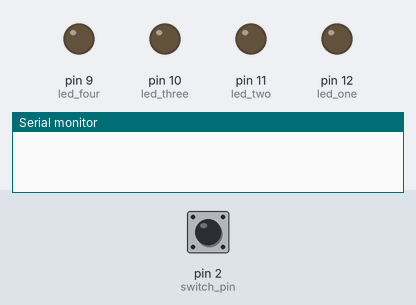
A sketch run on a simulated Arduino Uno, built with avr-gcc and run on an emulated ATmega328P. On the bench: output pins drawn as LEDs (lit = HIGH), the last lines printed to the serial monitor. Dashed ring = blinking. The inputs (shaded band) are chosen by the test bench; at power-on: pin 2 (switch_pin) HIGH.

Above: at 1.2 s.
1.3 s: pin 2 (switch_pin) pulled LOW for 0.15 s
At 1.56 s:
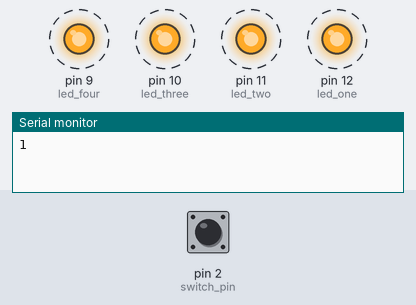
4.3 s: pin 2 (switch_pin) pulled LOW for 1 s
At 4.6 s:
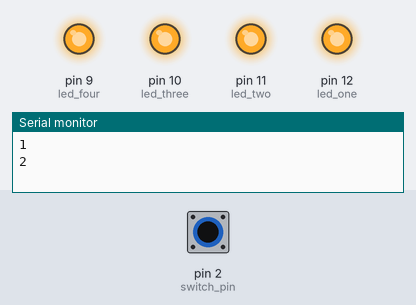
6.8 s: pin 2 (switch_pin) pulled LOW for 0.15 s
At 7.7 s:
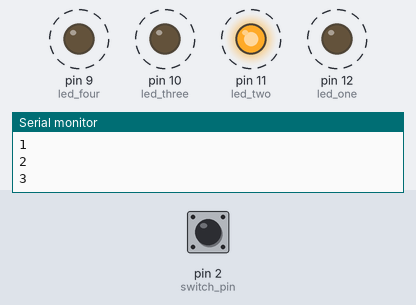
9.8 s: pin 2 (switch_pin) pulled LOW for 3.2 s
At 11.1 s:
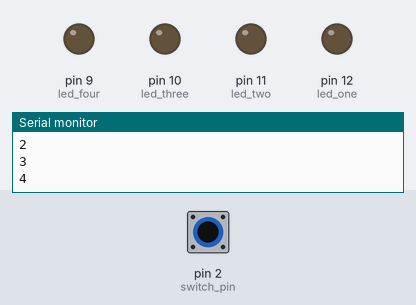
Timing chart, 0 to 12.8 s (numbered marks = the images above; inputs shaded):
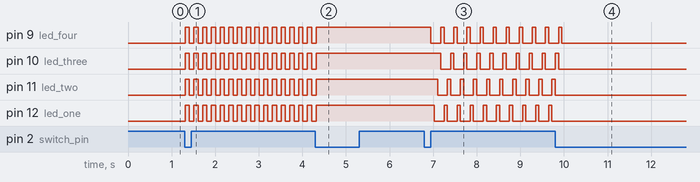

Measured:
- after the input at 1.3 s, pin 9 (led_four), pin 10 (led_three), pin 11 (led_two), pin 12 (led_one): alternates HIGH for 0.10 s and LOW for 0.10 s, starting at once
- after the input at 4.3 s, pin 9 (led_four), pin 10 (led_three), pin 11 (led_two), pin 12 (led_one): goes on until 4.3 s, then stays HIGH
- after the input at 6.8 s, pin 9 (led_four): alternates HIGH for 0.08 s and LOW for 0.23 s, starting after 0.15 s; pin 10 (led_three): alternates HIGH for 0.08 s and LOW for 0.23 s, starting after 0.38 s
- after the input at 9.8 s, pin 9 (led_four): goes on until 10.0 s, then stays LOW; pin 10 (led_three): goes on until 9.9 s, then stays LOW; pin 11 (led_two): goes on until 9.8 s, then stays LOW; pin 12 (led_one): stops changing and stays LOW

The sketch:

switch.ino
```cpp
int switch_pin; //connect switch to digitial pin #2
int led_one, led_two, led_three, led_four;
int val;
int button_state, led_state;
int light_mode;
bool light_on;

void switch_leds();
bool bounce();

void setup() {
    Serial.begin(9600);
    // initialize pins
    switch_pin = 2;
    led_one = 12;
    led_two = 11;
    led_three = 10;
    led_four = 9;

    pinMode(led_one, OUTPUT);
    pinMode(led_two, OUTPUT);
    pinMode(led_three, OUTPUT);
    pinMode(led_four, OUTPUT);

    pinMode(switch_pin, INPUT);
    led_state = LOW;
    light_mode = 0;
    button_state = digitalRead(switch_pin);     // init button state as input value
}


void loop(){
    val = digitalRead(switch_pin);                              // read input value
    if(val == LOW && val != button_state && !bounce()) {    // check for change in button state
        light_mode++;
        Serial.println(light_mode);
    }

    switch(light_mode % 4) {
        case 1:     // flash
            switch_leds();
            delay(100);
            break;

        case 2:     // All lights on
            digitalWrite(led_one, HIGH);
            digitalWrite(led_two, HIGH);
            digitalWrite(led_three, HIGH);
            digitalWrite(led_four, HIGH);
            break;

        case 3:     // wave
            if(val == HIGH) {
                digitalWrite(led_four, LOW);
                digitalWrite(led_one, HIGH);

                delay(75);

                digitalWrite(led_one, LOW);
                digitalWrite(led_two, HIGH);

                delay(75);

                digitalWrite(led_two, LOW);
                digitalWrite(led_three, HIGH);

                delay(75);

                digitalWrite(led_three, LOW);
                digitalWrite(led_four, HIGH);

                delay(75);

                digitalWrite(led_four, LOW);
            }
            break;

        default:   // off
            digitalWrite(led_one, LOW);
            digitalWrite(led_two, LOW);
            digitalWrite(led_three, LOW);
            digitalWrite(led_four, LOW);
        }

    button_state = val; // temporarily store button state
}
/*
* By reading two values with a delay, we can detect if the spring
* inside the button switch has bounced or not, helping give more accurate
* input.
**/
bool bounce(){
    int val1 = digitalRead(switch_pin);
    delay(10);
    int val2 = digitalRead(switch_pin);
    return val1 != val2;
}

void switch_leds(){
//turn the LEDs either on or off
    digitalWrite(led_one, ~led_state);
    digitalWrite(led_two, ~led_state);
    digitalWrite(led_three, ~led_state);
    digitalWrite(led_four, ~led_state);
    led_state = ~led_state;
}
```
